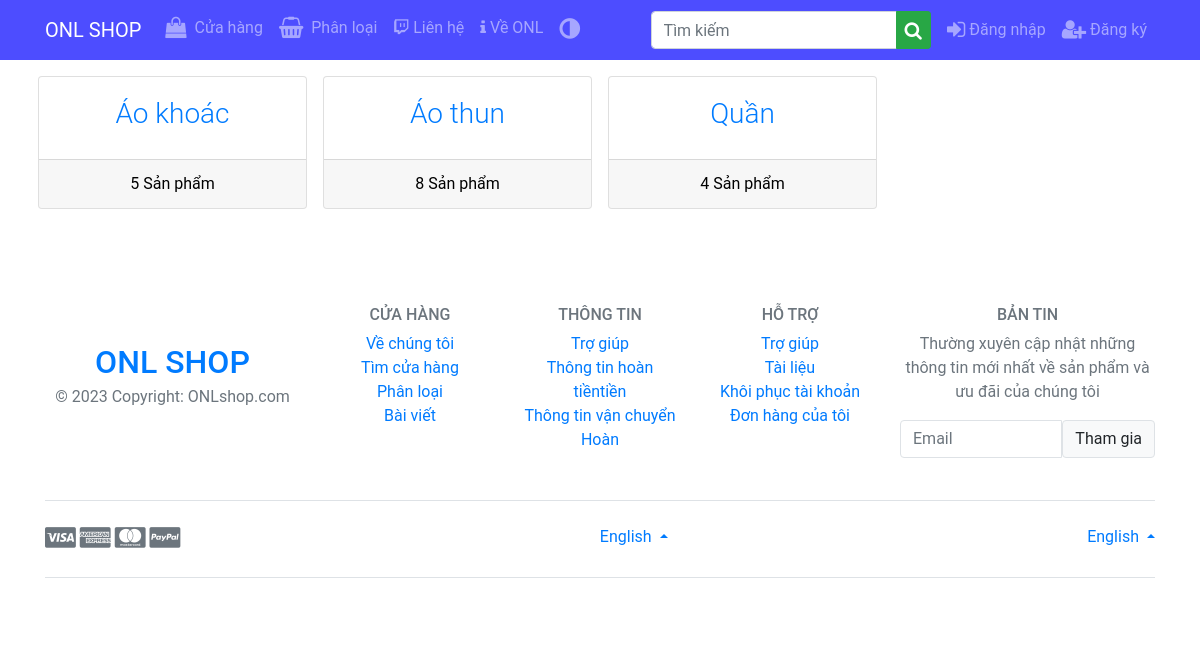
The page /categories on the database its author committed.
### store/models.py (models this page shows, shortened)
class Category(models.Model):
    name = models.CharField(max_length=50, null=False, blank=False)
    slug = models.SlugField(unique=True, max_length=100, db_index=True)
    class Meta:
        ordering = ('name',)
        verbose_name = 'category'
        verbose_name_plural = 'categories'
    def get_absolute_path(self):
        return reverse('store:product_list') + f'?category={self.id}'

### store/views.py (the view)
# urls.py: path('categories', views.CategoriesList.as_view(), name='categories_list'),
class CategoriesList(generic.ListView):
    template_name = 'store/categories_list.html'
    context_object_name = 'categories'
    queryset = Category.objects.all().annotate(num_products=Count('products'))

### cart/cart.py (called while the page is built)
def cart_preprocessor(request):
    return {'cart': Cart(request)}

### store/templates/store/categories_list.html (shortened to what this page needs)
{% extends 'base.html' %} {% block title %} Phân loại {% endblock title %}
{%block content %}
<div class="row my-2 text-color">
  {% for c in categories %}
  <div class="col-lg-3 col-md-6 col-12 my-2 px-sm-2">
    <div class="card text-center">
      <div class="card-body">
        <h3 class="font-weight-light">
          <a href="{{ c.get_absolute_path }}">{{c.name}}</a>
        </h3>
      </div>
      <div class="card-footer cnt-color">
        {{c.num_products}} Sản phẩm
      </div>
    </div>
  </div>
  {% endfor %}
</div>
{% endblock content %}

### store/templates/store/categories_list.html (style rules this page uses)
.cnt-color { color: black; }

### rows shown on the page
Category: name "Áo khoác", num_products "5"
Category: name "Áo thun", num_products "8"
Category: name "Quần", num_products "4"
